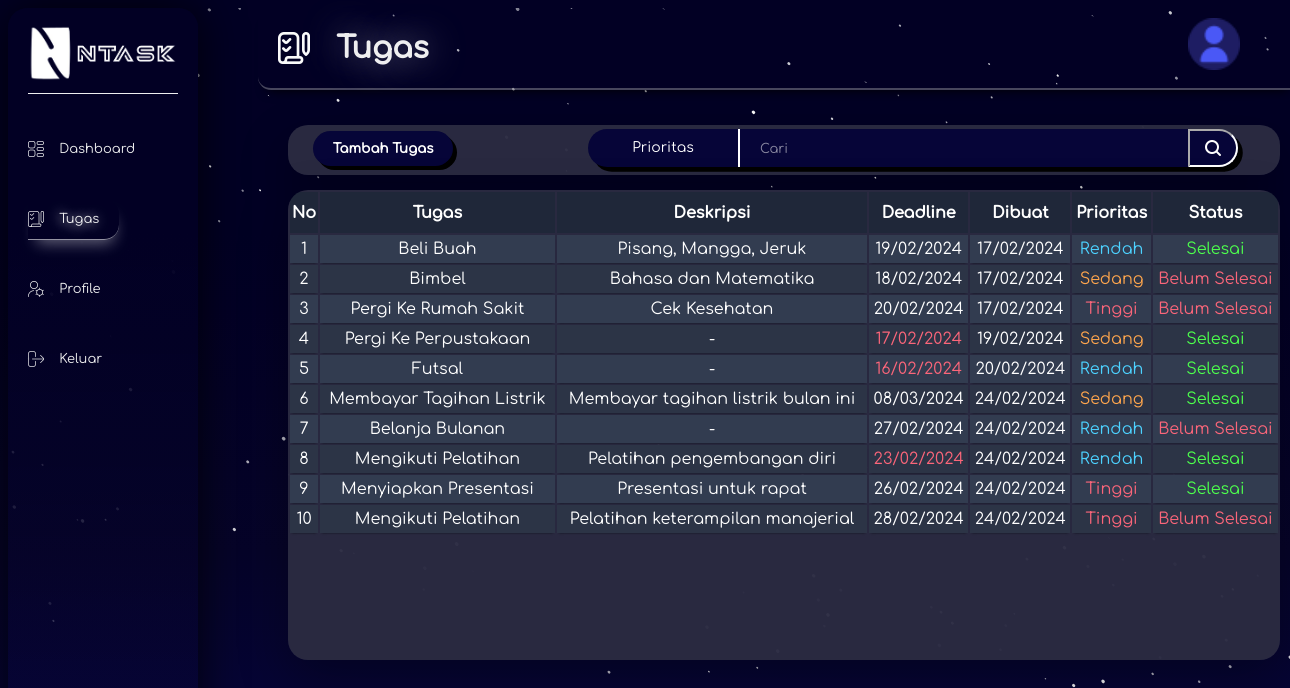
Page /Tugas/index.php (signed in) on the earlier database version.
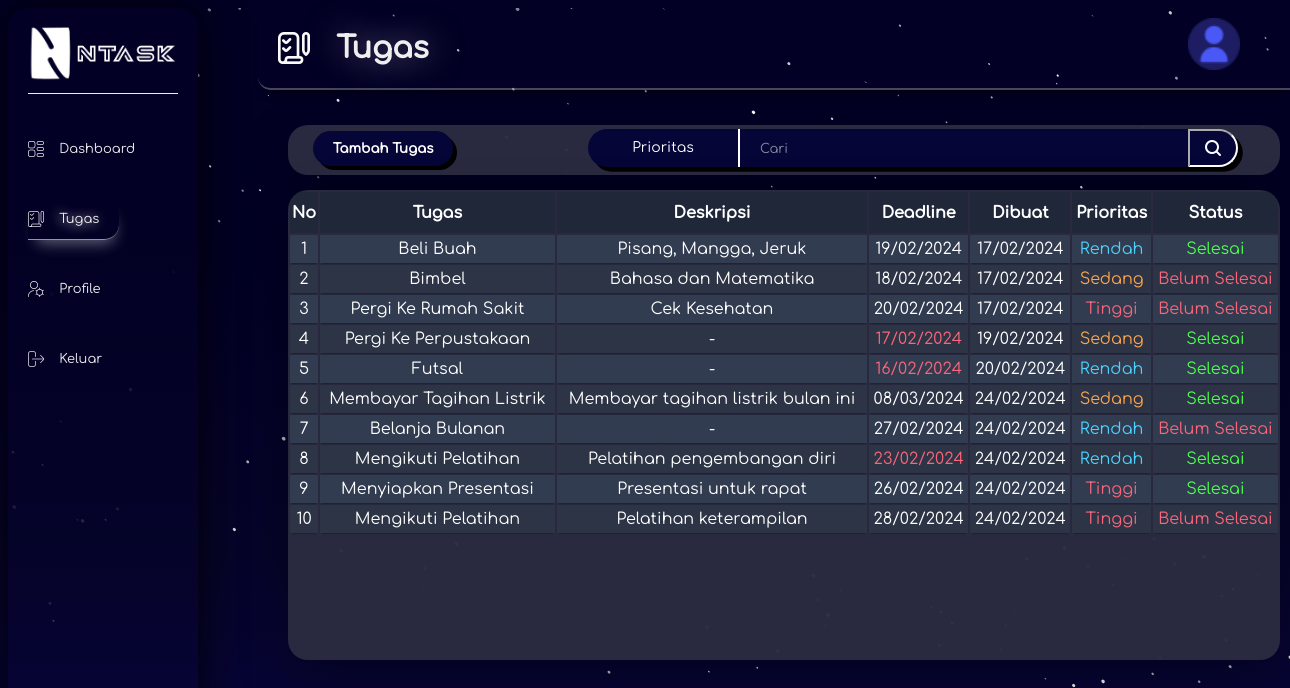
Same page on the later database version.
### tables this page shows
CREATE TABLE `tugas` (
  `id_tugas` int(11) NOT NULL,
  `id_user` int(11) NOT NULL,
  `tugas` varchar(60) NOT NULL,
  `deskripsi` text NOT NULL,
  `deadline` date NOT NULL,
  `dibuat` date NOT NULL,
  `prioritas` varchar(20) NOT NULL,
  `status` varchar(20) NOT NULL
);

### crud.php (the view, shortened to what this page needs)
<?php
    function deadline($tgl,$deadline){
        if ($tgl > $deadline) {
            return true;
        } else {
            return false;
        }
    }
    function tampil(){
        $id = $_SESSION['user']['id_user'];
        if(isset($_POST['cari'])){
            $prioritas = $_POST['prioritas'];
            $xcari = htmlspecialchars($_POST['xcari'], ENT_QUOTES, 'UTF-8');
            if(!empty($prioritas) && !empty($xcari)){
                $and = "and tugas.prioritas = '$prioritas' and tugas.tugas like '%".$xcari."%'";
            } else if(!empty($prioritas) && empty($xcari)){
                $and = "and tugas.prioritas = '$prioritas'";
            } else if(empty($prioritas) && !empty($xcari)){
                $and = "and tugas.tugas like '%".$xcari."%'";
            } else if(empty($prioritas) && empty($xcari)){
                $and = "";
            }
        } else{
            $and = "";
        }
        $sql = "select * from user inner join tugas on user.id_user = tugas.id_user where tugas.id_user = '$id' $and";
        $data = mysqli_query($GLOBALS['kon'], $sql);
        $no = 0;
        while($tugas = mysqli_fetch_array($data)){
            $no++
            ?>
            <tr>
                <td><?php echo $no ?></td>
                <td><?php echo $tugas['tugas']?></td>
                <td><?php echo $tugas['deskripsi']?></td>
                <td <?php echo(deadline($tugas['dibuat'], $tugas['deadline']))? 'style="color: #FB667A;"':'';?>><?php echo date('d/m/20y', strtotime($tugas['deadline']))?></td>
                <td><?php echo date('d/m/20y', strtotime($tugas['dibuat']))?></td>
                <td style="color:
                <?php
                if($tugas['prioritas'] == 'Rendah'){
                    ?>
                    #4dd2ff
                    <?php
                }else if($tugas['prioritas'] == 'Sedang'){
                    ?>
                    #ffa64d
                    <?php
                }else if($tugas['prioritas'] == 'Tinggi'){
                    ?>
                    #FB667A
                    <?php
                }
                ?>
                ;"><?php echo $tugas['prioritas']?></td>
                <td style="color:<?php echo ($tugas['status'] == 'Selesai')? '#4dff4d':'#FB667A'; ?>;"><?php echo $tugas['status']?></td>
            </tr>
            <?php
        }
    }
?>

### Tugas/index.php (shortened to what this page needs)
<html lang="en"><head>
    <link rel="stylesheet" href="https://cdnjs.cloudflare.com/ajax/libs/font-awesome/4.7.0/css/font-awesome.min.css">
    <link rel="stylesheet" href="../style.css">
    <?php include '../crud.php'; auth()?>
</head>
<body>
    <div class="satu">
        <div class="side">
            <div class="sider">
                <div class="pilih" style="justify-content: center;padding-bottom: 15px;margin-top: 30px; border-bottom: 1px solid #fafafaf3;">
                    <img src="../assets/icons/logo.png" onclick="window.open('../Dashboard', '_self');" style="width: 150px; position: relative; top: -15px; cursor: pointer;">
                </div>
                <div class="pilih" style="margin-top: 20px;">
                    <a href="../Dashboard/">
                        <img src="../assets/icons/chart-tree-map.png">&nbsp; &nbsp;
                        Dashboard
                    </a>
                </div>
                <div class="pilih">
                    <div class="kepilih">
                        <a href="">
                            <img src="../assets/icons/to-do.png">&nbsp; &nbsp;
                            Tugas
                        </a>
                    </div>
                </div>
                <div class="pilih">
                    <a href="../Profile/">
                        <img src="../assets/icons/user-gear.png">&nbsp; &nbsp;
                        Profile
                    </a>
                </div>
                <div class="pilih">
                    <a href="../crud.php?logout">
                        <img src="../assets/icons/sign-out-alt.png">&nbsp; &nbsp;
                        Keluar
                    </a>
                </div>
            </div>
        </div>
        <div class="dua" style="height: auto;">
            <div class="atas">
                <div class="judul" onclick="window.location='#'">
                    <div class="iman"><img class="mani" src="../assets/icons/to-do2.png"></div>&nbsp;&nbsp;
                    Tugas
                </div>
                <div class="profil">
                    <img src="../assets/icons/user.png"  onclick="window.location='../profile'">
                </div>
            </div>
            <div class="aks">
                <div class="bpls">
                    <button class="pls" id="pls">
                        <label class="ic" style="color: white;">Tambah Tugas</label>
                    </button>
                </div>
                <div class="filter">
                    <form method="post">
                        <div class="filter1">
                            <div class="fsel">
                                <select name="prioritas">
                                <option value="" hidden>Prioritas</option>
                                </select>
                            </div>
                            <div class="filter2">
                                <input type="text" name="xcari" placeholder="Cari">
                                <button name="cari">
                                    <img src="../assets/icons/search.png">
                                </button>
                            </div>
                        </div>
                    </form>
                </div>
            </div>
            <div class="tbl">
                <table id="tabel" class="container" style="top: 0px;">
                    <thead>
                        <tr>
                            <th><h1>No</h1></th>
                            <th><h1>Tugas</h1></th>
                            <th><h1>Deskripsi</h1></th>
                            <th><h1>Deadline</h1></th>
                            <th><h1>Dibuat</h1></th>
                            <th><h1>Prioritas</h1></th>
                            <th><h1>Status</h1></th>
                        </tr>
                    </thead>
                    <tbody>
                        <?php tampil() ?>
                    </tbody>
                </table>
            </div>
        </div>
    </div>
</body>
</html>

Differences in the rows shown:
changed tugas: deskripsi "Pelatihan keterampilan manajerial" → "Pelatihan keterampilan"
